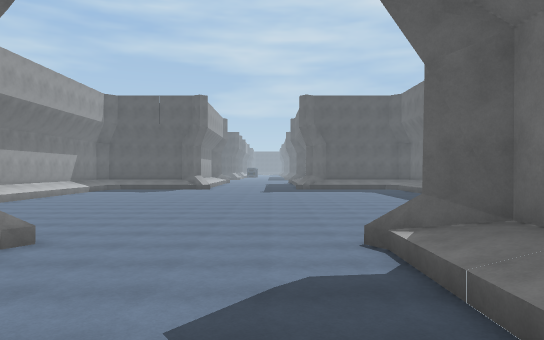
[1] (above)

22 first-person views from a walk through a 3-D level made in the Unity game engine. The camera is 1.3 m above the floor, looks level and sees 70° across. The floor is counted in squares, 2 m on a side. Each view is taken from the middle of a square. On the plan, view 1 faces up. The plan holds only what a view shows up to about 11 squares ahead; the rest is blank. The place goes on beyond the plan. The player is left out. Some surface patterns are stand-ins.

[2]
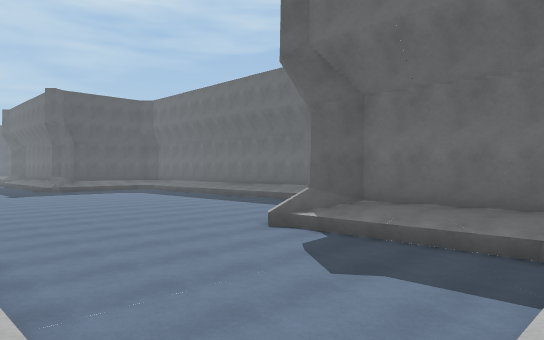

[3]
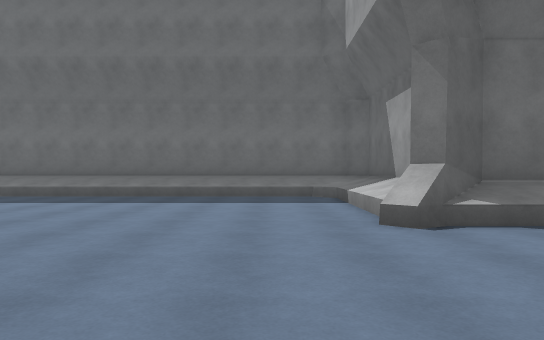

[4]
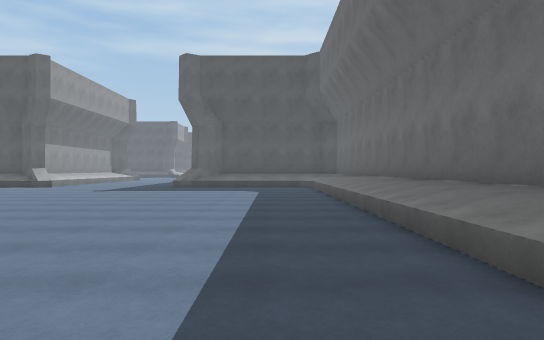

[5]
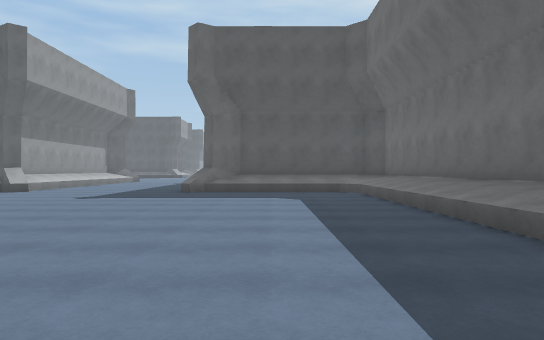

[6]
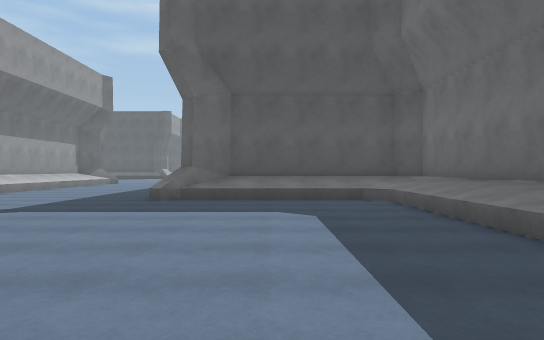

[7]
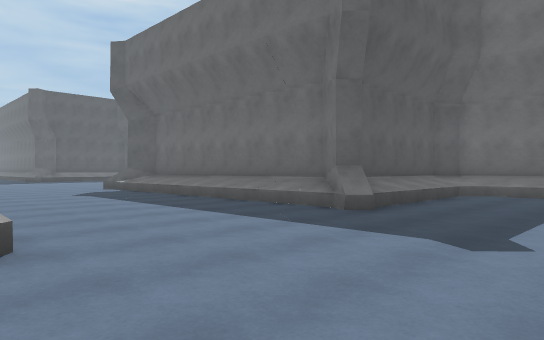

[8]
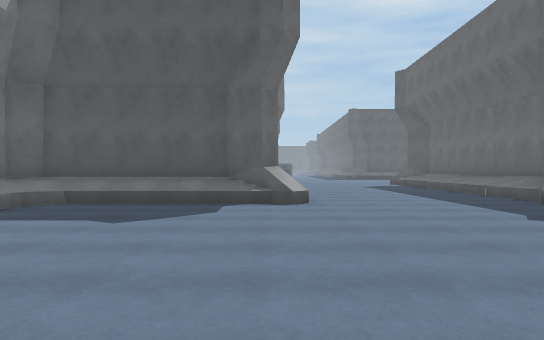

[9]
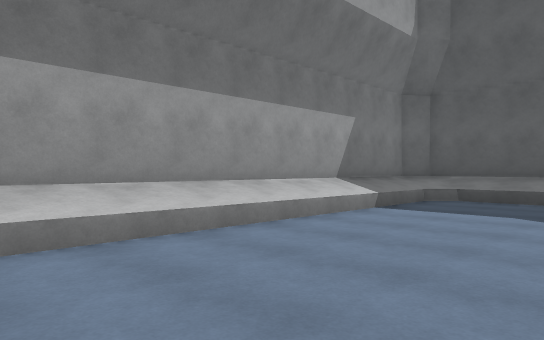

[10]
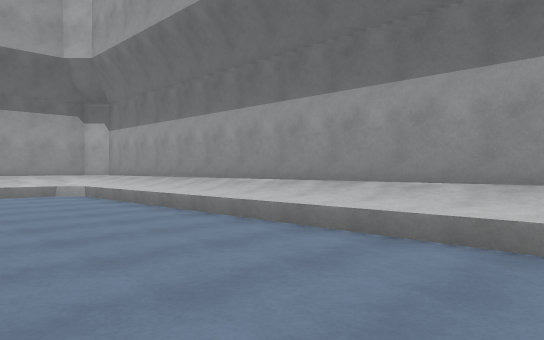

[11]
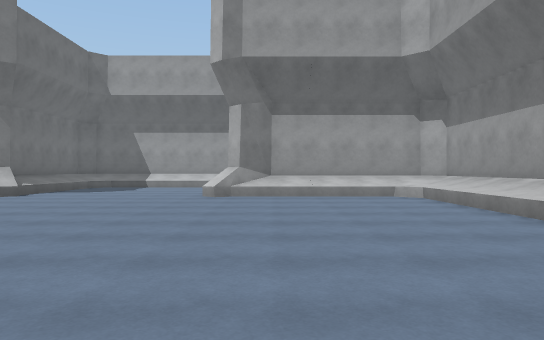

[12]
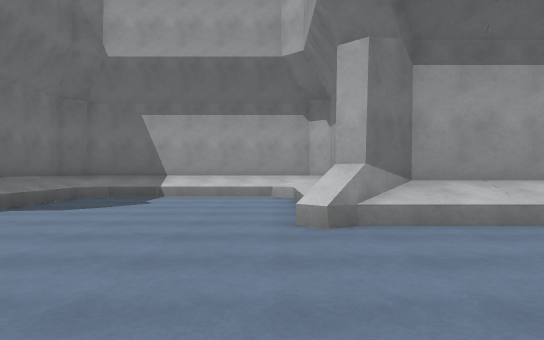

[13]
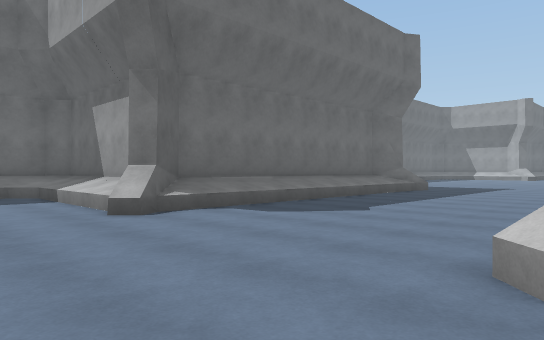

[14]
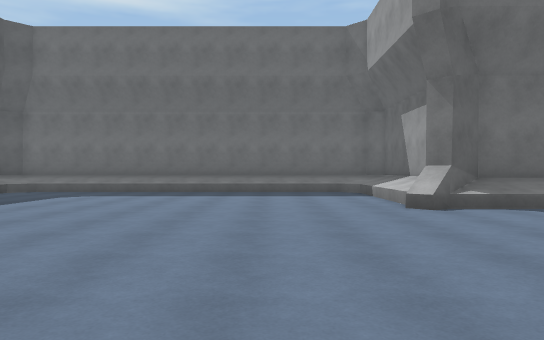

[15]
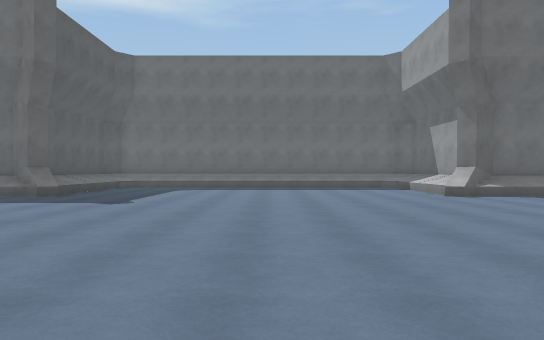

[16]
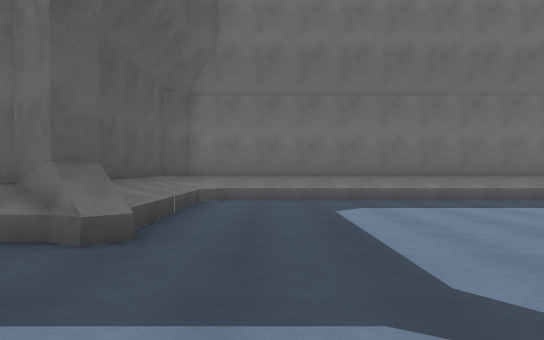

[17]
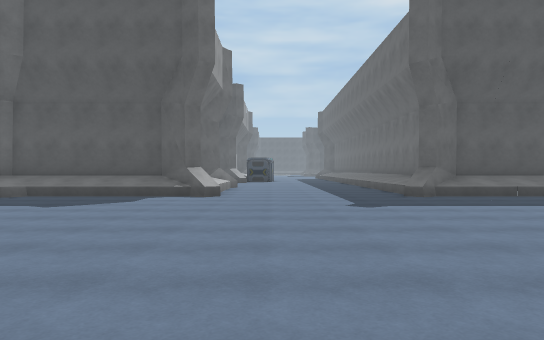

[18]
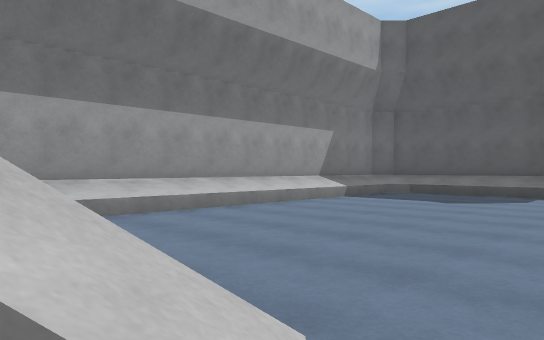

[19]
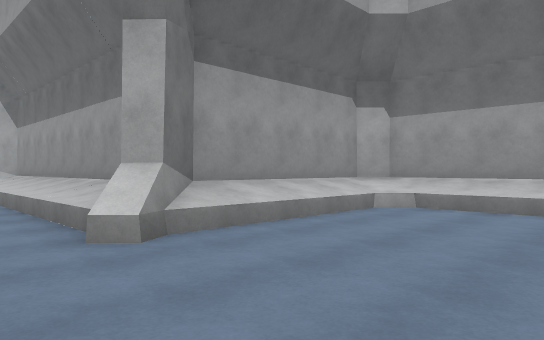

[20]
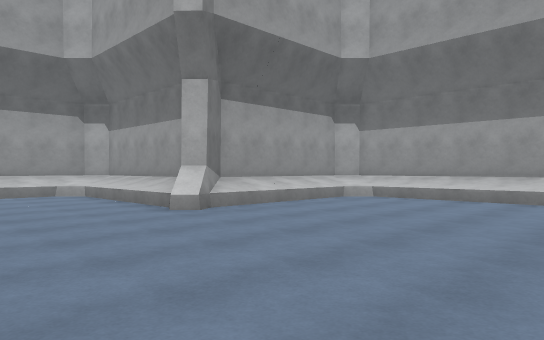

[21]
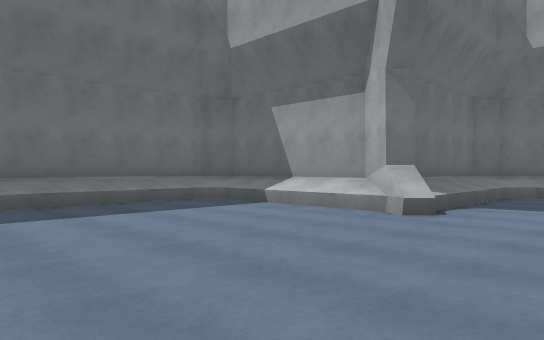

[22]
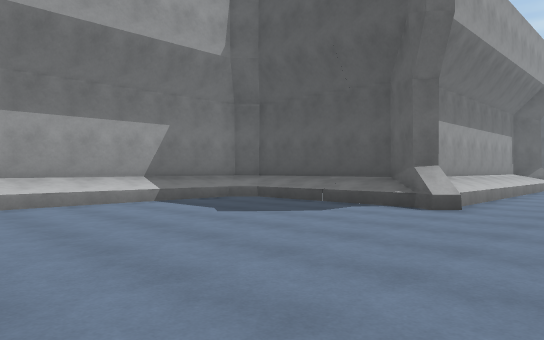

### Floor plan
Key: @ floor where view 1 was taken; # wall or solid block; . floor; / step, stairs or slope.
Columns run from 10 left of view 1 to 8 right of it. Each row starts with its distance up from view 1.
 42  ##### .....#######
 41  ////##.....#/////#
 40  //.............//#
 39 #/.............../#
 38 #/.............../#
 37 #/.............../#
 36 #/.............../#
 35 #/.............../#
 34 #/.............../#
 33 #/.............../#
 32 #/.............../#
 31 #//.............//#
 30 #////##.....#/////#
 29 ######/.....#######
 28      #/...../#
 27      #/...../#
 26      #/...../#
 25      #/...../#
 24      #/...../#
 23      #/...../#
 22 ######/.....#######
 21 #////##.....#/////#
 20 #//.............//#
 19 #/.............../#
 18 #/.............../#
 17 #/.............../#
 16 #/.............../#
 15 #/.............../#
 14 #/.............../#
 13 #/.............../#
 12 #/.............../#
 11 #/.............../#
 10 #/.............../#
  9 #/.............../#
  8 #/.............../#
  7 #/.............../#
  6 #//.............//#
  5 #////##.....#/////#
  4 ######/.....#######
  3      #/...../#
  2      #/...../#
  1      #//...//#
  0      #////@//#
 -1      #########

Where each view was taken, in squares from view 1:
view 1: 0 up, 0 right, facing up
view 2: 0 up, 4 left, facing up-right
view 3: 7 up, 3 left, facing right
view 4: 6 up, 5 right, facing up
view 5: 9 up, 4 right, facing up
view 6: 12 up, 4 right, facing up
view 7: 17 up, 4 left, facing up-right
view 8: 13 up, 4 left, facing up
view 9: 12 up, 5 left, facing up-left
view 10: 16 up, 5 left, facing down-left
view 11: 15 up, 5 left, facing down
view 12: 10 up, 3 left, facing down
view 13: 33 up, 4 left, facing down-right
view 14: 33 up, 5 left, facing right
view 15: 35 up, 8 left, facing right
view 16: 39 up, 2 left, facing right
view 17: 31 up, 2 left, facing up
view 18: 30 up, 3 left, facing up-left
view 19: 34 up, 2 left, facing down-left
view 20: 11 up, 0 right, facing down-left
view 21: 11 up, 1 left, facing down-right
view 22: 14 up, 1 left, facing up-left
